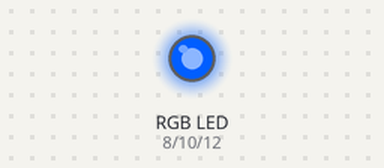
Simulated run of this sketch. Board: Arduino Uno, built with avr-gcc and run on an emulated ATmega328P. On the bench: an RGB LED mixed from three pins (HIGH = lit). Dim RGB values are drawn brighter than linear.

Above: at 0.05 s.
At 0.3 s:
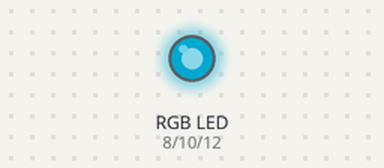
At 0.4 s:
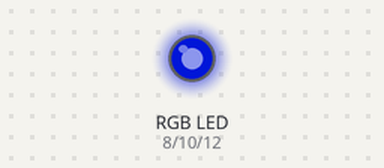
At 0.55 s:
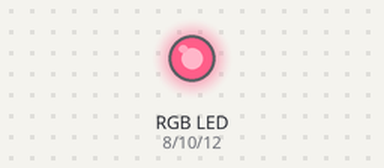
At 0.75 s:
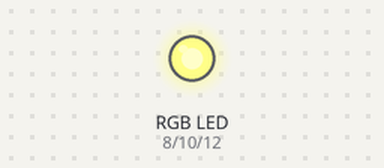
At 1.1 s:
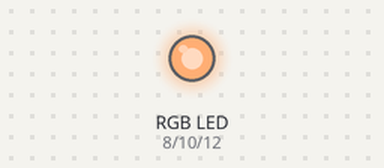
Timing chart, 0 to 3.0 s (numbered marks = the images above):
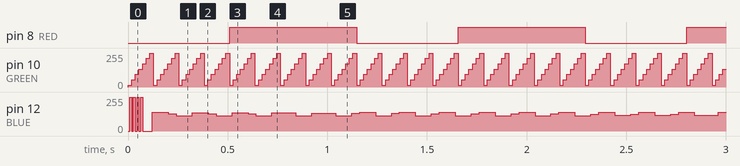

The sketch:

RGB_led.ino
```cpp
// program written by https://github.com/maroulakion

// LED FLOWING THROUGH SOME COLORS OF RGB
// Hardware needed: Arduino microcontroller (eg. Arduino UNO R3)
//                  Breadboard
//                  Resistors (330 Ohm)
//                  Jumper wires
//                  RGB LED (4 leg-LED: 3 for RGB colors, and 1 for ground)

//RGB LED pins, representing RGB Colors
const int RED = 8;
const int GREEN = 10;
const int BLUE = 12;

void setRGB(int R, int G, int B);
void changeRGBorder(int R, int G, int B);

void setup() {
  // put your setup code here, to run once:
  Serial.begin(9600);
  pinMode(RED, OUTPUT);
  pinMode(GREEN, OUTPUT);
  pinMode(BLUE, OUTPUT);
}

void loop() {
  // put your main code here, to run repeatedly:
  int R, G, B;
  changeRGBorder(R, G, B);
  changeRGBorder(G, B, R);
  changeRGBorder(B, R, G);
}

void setRGB(int R, int G, int B) {
  analogWrite(RED, R);
  analogWrite(GREEN, G);
  analogWrite(BLUE, B);
}

void changeRGBorder(int R, int G, int B) {
  // jumping for color to color changing in a way the human eye
  // can see the difference
  for (R = 14; R < 255; R = R + 30) {
    for (G = 14; G < 255; G = G + 40) {
      for (B = 24; B < 255; B = B + 45) {
        //Serial.print("R, G, B = ");
        //Serial.print(R); Serial.print(", "); Serial.print(G); Serial.print(", "); Serial.println(B);
        setRGB(R, G, B);
        delay(3);
      }
    }
  }
}
```

Measured:
- by itself, pin 8 (RED): alternates HIGH for 0.64 s and LOW for 0.51 s
- by itself, pin 10 (GREEN): repeats every 0.13 s: 54/255 0.02 s, 94/255 0.02 s, 134/255 0.02 s, 174/255 0.02 s, 214/255 0.02 s, 254/255 0.02 s, 14/255 0.02 s
